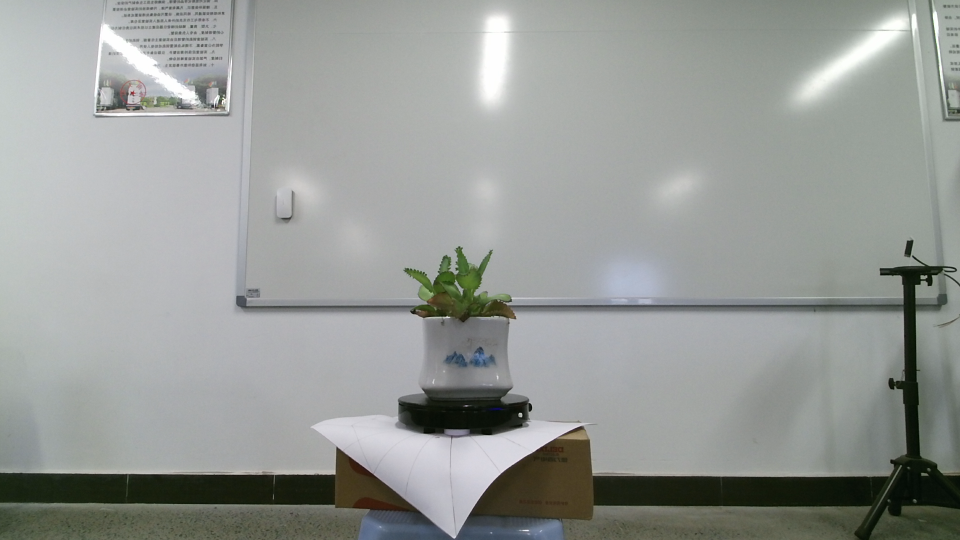
#> input picture Kinect v2 3d还原花盆绿植/花瓶3d/color/024.png, 1920 x 1080 px (shown at 1/2 size)
$ python annotate_frame24.py
#> lines starting #> are read from the running program, lines starting #| are printed output that depends on the picture
"""
Manual annotation tool for frame 24 plant (fixed Chinese path)
Left click = add point, Right click = close polygon, C = confirm & save
"""
import numpy as np, cv2, os

DATA=r"E:\花瓶3d"
raw=np.fromfile(os.path.join(DATA,"color","024.png"),dtype=np.uint8)
img=cv2.imdecode(raw,cv2.IMREAD_COLOR)
#> img is the input picture: shape (1080, 1920, 3); mean B, G, R 150.7, 153.9, 150.4
h,w=img.shape[:2]
#> h = 1080; w = 1920

scale=0.5
disp=cv2.resize(img,(int(w*scale),int(h*scale)))
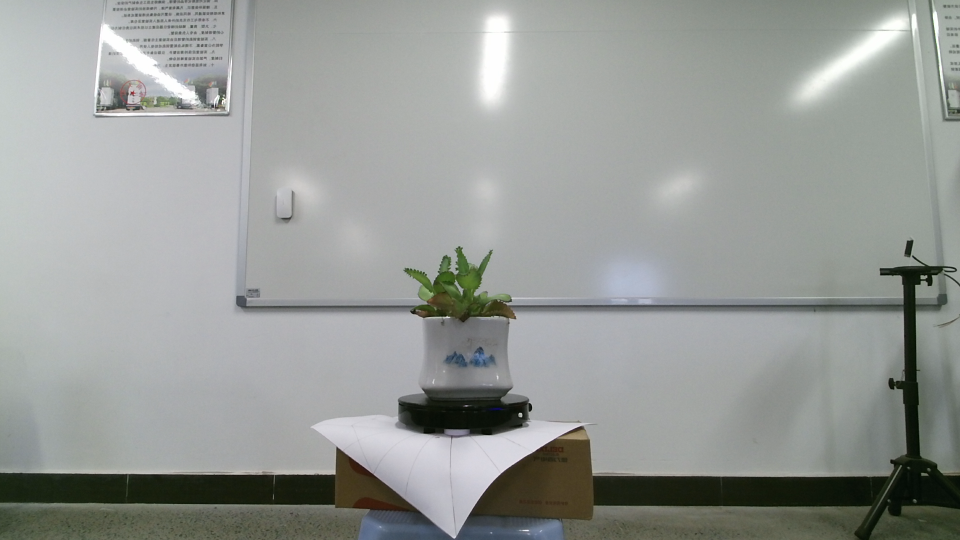
#> disp: shape (540, 960, 3); mean B, G, R 150.8, 154, 150.5
points=[]

def draw_poly(event,x,y,flags,param):
    global points
    if event==cv2.EVENT_LBUTTONDOWN:
        points.append((int(x/scale),int(y/scale)))
        cv2.circle(disp,(x,y),3,(0,255,0),-1)
        if len(points)>1:
            pts=np.array([[int(p[0]*scale),int(p[1]*scale)] for p in points])
            cv2.polylines(disp,[pts],False,(0,255,0),2)
        cv2.imshow("Frame 24 - draw plant mask",disp)
    elif event==cv2.EVENT_RBUTTONDOWN:
        if len(points)>2:
            pts=np.array([[int(p[0]*scale),int(p[1]*scale)] for p in points])
            cv2.polylines(disp,[pts],True,(0,255,0),2)
            cv2.imshow("Frame 24 - draw plant mask",disp)

print("Draw polygon around plant (left=add, right=close, C=save, R=reset, Q=quit)")
cv2.imshow("Frame 24 - draw plant mask",disp)
cv2.setMouseCallback("Frame 24 - draw plant mask",draw_poly)

while True:
    k=cv2.waitKey(0)&0xFF
#> (key q is pressed here)
    if k==ord('c') or k==ord('C'):
        if len(points)<3:
            print("Need at least 3 points!")
            continue
        mask=np.zeros((h,w),dtype=np.uint8)
        pts=np.array([points],dtype=np.int32)
        cv2.fillPoly(mask,pts,255)
        # Chinese path workaround
        out_path=os.path.join(DATA,"output","mask_plant_frame24.png")
        ok,enc=cv2.imencode('.png',mask)
        if ok:
            with open(out_path,'wb') as f:f.write(enc.tobytes())
            print(f"Saved! ({len(points)} points, {mask.sum()//255} white pixels)")
        else:
            print("Encode failed!")
        # Show overlay
        overlay=img.copy()
        overlay[mask>0]=cv2.addWeighted(overlay[mask>0],0.5,np.full_like(overlay[mask>0],(0,200,0)),0.5,0)
        cv2.imshow("Saved mask",cv2.resize(overlay,(int(w*scale),int(h*scale))))
        cv2.waitKey(1000)
        break
    elif k==ord('r') or k==ord('R'):
        points=[]
        disp=cv2.resize(img,(int(w*scale),int(h*scale)))
        cv2.imshow("Frame 24 - draw plant mask",disp)
        print("Reset")
    elif k==ord('q') or k==ord('Q'):
        print("Quit without saving")
        break

cv2.destroyAllWindows()
print("Done.")
